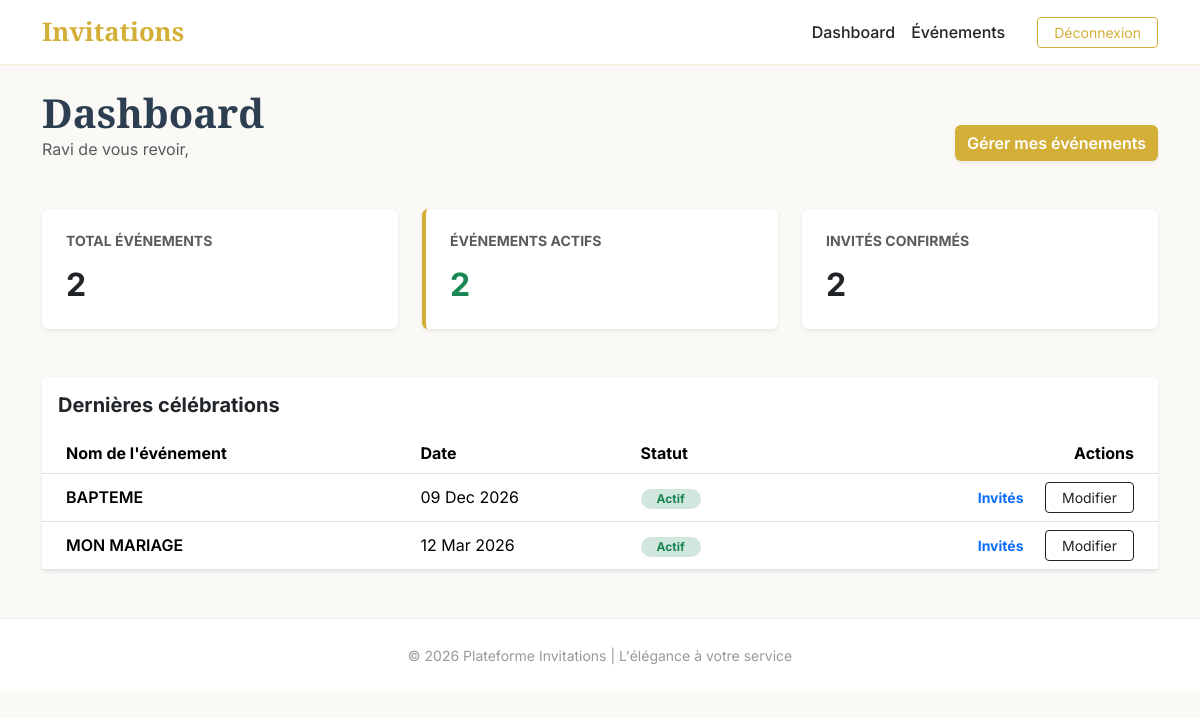
Page /client/dashboard (signed in) on the committed database.
### platform_app/models.py (models this page shows)
class Event(db.Model):
    id = db.Column(db.Integer, primary_key=True)
    user_id = db.Column(db.Integer, db.ForeignKey("user.id"), nullable=False)
    title = db.Column(db.String(255), nullable=False)  # ex: "Mon mariage"
    event_datetime = db.Column(db.DateTime, nullable=False)
    location_name = db.Column(db.String(255), nullable=False)
    address = db.Column(db.String(255), nullable=False)
    show_location = db.Column(db.Boolean, default=True)
    show_program = db.Column(db.Boolean, default=False)
    show_contacts = db.Column(db.Boolean, default=False)
    show_instructions = db.Column(db.Boolean, default=False)
    instructions = db.Column(db.Text, nullable=True)
    is_active = db.Column(db.Boolean, default=True)
    created_at = db.Column(db.DateTime, default=datetime.utcnow)
    guests = db.relationship("Guest", backref="event", lazy=True, cascade="all, delete-orphan")
    invitations = db.relationship("Invitation", backref="event", lazy=True, cascade="all, delete-orphan")

### platform_app/routes/client.py (the view)
@bp.get("/dashboard")
@login_required
def dashboard():
    _require_client()
    events = Event.query.filter_by(user_id=current_user.id).order_by(Event.created_at.desc()).all()
    total_events = len(events)
    total_guests = sum(Guest.query.filter_by(event_id=e.id).count() for e in events)
    active_events = sum(1 for e in events if e.is_active)
    return render_template(
        "client/dashboard.html",
        events=events,
        total_events=total_events,
        total_guests=total_guests,
        active_events=active_events,
    )

### platform_app/routes/client.py (called while the page is built)
def _require_client():
    if getattr(current_user, "role", None) != "client":
        abort(403)

### platform_app/templates/client/dashboard.html (shortened to what this page needs)
{% extends "partials/_base.html" %}
{% block content %}
<div class="d-flex align-items-end justify-content-between mb-5">
  <div>
    <h2 class="display-6 fw-bold mb-0" style="font-family: 'Playfair Display';">Dashboard</h2>
    <div class="text-muted">Ravi de vous revoir, {{ current_user.name }}</div>
  </div>
  <a class="btn btn-gold shadow-sm" href="{{ url_for('client.events_list') }}">
     Gérer mes événements
  </a>
</div>
<div class="row g-4 mb-5">
  <div class="col-md-4">
    <div class="card border-0 shadow-sm h-100">
      <div class="card-body p-4">
        <h6 class="text-uppercase text-muted small fw-bold mb-3">Total événements</h6>
        <div class="h2 mb-0 fw-bold">{{ total_events }}</div>
      </div>
    </div>
  </div>
  <div class="col-md-4">
    <div class="card border-0 shadow-sm h-100" style="border-left: 4px solid var(--gold) !important;">
      <div class="card-body p-4">
        <h6 class="text-uppercase text-muted small fw-bold mb-3">Événements actifs</h6>
        <div class="h2 mb-0 fw-bold text-success">{{ active_events }}</div>
      </div>
    </div>
  </div>
  <div class="col-md-4">
    <div class="card border-0 shadow-sm h-100">
      <div class="card-body p-4">
        <h6 class="text-uppercase text-muted small fw-bold mb-3">Invités confirmés</h6>
        <div class="h2 mb-0 fw-bold">{{ total_guests }}</div>
      </div>
    </div>
  </div>
</div>
<div class="card border-0 shadow-sm">
  <div class="card-header bg-white py-3 border-0">
    <h5 class="mb-0 fw-bold">Dernières célébrations</h5>
  </div>
  <div class="table-responsive">
    <table class="table align-middle mb-0">
      <thead class="bg-light">
        <tr>
          <th class="ps-4">Nom de l'événement</th>
          <th>Date</th>
          <th>Statut</th>
          <th class="text-end pe-4">Actions</th>
        </tr>
      </thead>
      <tbody>
        {% for e in events %}
        <tr class="border-transparent">
          <td class="ps-4 fw-semibold">{{ e.title }}</td>
          <td>{{ e.event_datetime.strftime('%d %b %Y') }}</td>
          <td>
            {% if e.is_active %}
              <span class="badge rounded-pill bg-success-subtle text-success px-3">Actif</span>
            {% else %}
              <span class="badge rounded-pill bg-secondary-subtle text-secondary px-3">Clôturé</span>
            {% endif %}
          </td>
          <td class="text-end pe-4">
            <a class="btn btn-sm btn-link text-gold fw-bold text-decoration-none me-2" href="{{ url_for('client.guests_list', event_id=e.id) }}">Invités</a>
            <a class="btn btn-sm btn-outline-dark px-3" href="{{ url_for('client.events_edit_get', event_id=e.id) }}">Modifier</a>
          </td>
        </tr>
        {% else %}
        <tr>
          <td colspan="4" class="text-center py-5 text-muted italic">
            Aucun événement créé pour le moment. Commencez l'aventure !
          </td>
        </tr>
        {% endfor %}
      </tbody>
    </table>
  </div>
</div>
{% endblock %}

### platform_app/templates/partials/_base.html (style rules this page uses)
:root { --gold: #D4AF37; --soft-white: #FAF9F6; --dark-navy: #2C3E50; }
body { font-family: 'Inter', sans-serif; background-color: var(--soft-white); color: var(--dark-navy); display: flex; flex-direction: column; min-vh-100; }
.btn-gold { background-color: var(--gold); color: white; border: none; font-weight: 600; transition: all 0.3s ease; }

### rows in the picture
Event: title "BAPTEME", event_datetime "09 Dec 2026", is_active "Actif"
Event: title "MON MARIAGE", event_datetime "12 Mar 2026", is_active "Actif"

### other values in the picture
{{ total_events }} "2"
{{ active_events }} "2"
{{ total_guests }} "2"
